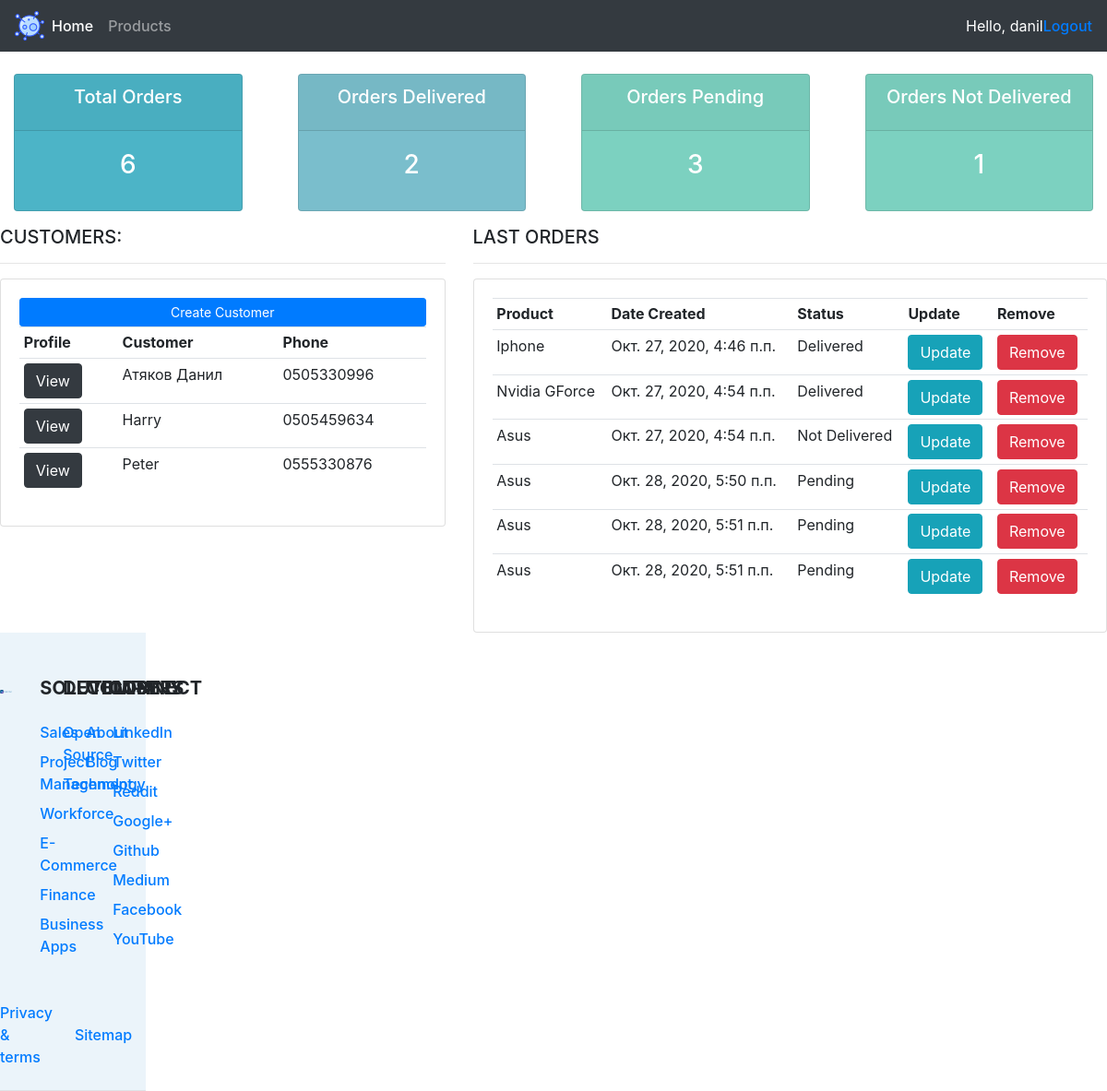
The app's page / (signed in), older data.
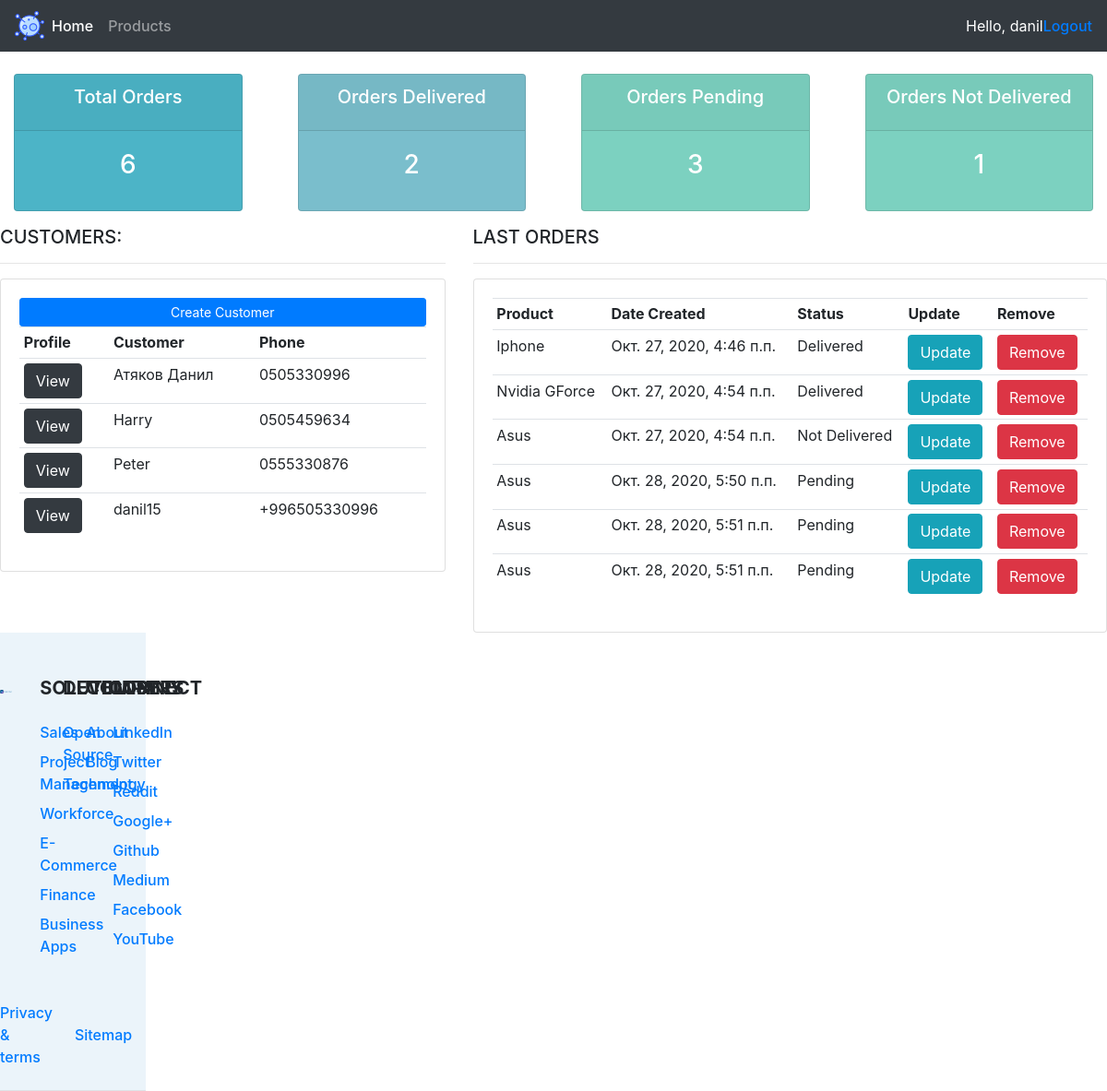
The same page, newer data.
### store/models.py (models this page shows, shortened)
class Customer(models.Model):
    user = models.OneToOneField(User,null=True,blank=True,on_delete=models.CASCADE)
    full_name = models.CharField(max_length=200,null=True)
    email = models.CharField(max_length=200,null=True)
    address = models.CharField(max_length=200,null=True)
    telephone = models.CharField(max_length=200,null=True)
    image_field = models.ImageField(null=True,blank=True,default='default_image.jpg')
    github_link = models.CharField(null=True,blank=True,max_length=100)
    insta_link = models.CharField(null=True, blank=True,max_length=100)
    twitter_link = models.CharField(null=True, blank=True,max_length=100)
    facebook_link = models.CharField(null=True, blank=True,max_length=100)

class Order(models.Model):
    STATUS = (
        ('Pending','Pending'),
        ('Delivered', 'Delivered'),
        ('Not Delivered', 'Not Delivered'),
    )
    customer = models.ForeignKey(Customer,null=True,on_delete=models.SET_NULL)
    product = models.ForeignKey(Product,null=True,on_delete=models.SET_NULL)
    date_created = models.DateTimeField(auto_now_add=True)
    status = models.CharField(max_length=200,null=True,choices=STATUS)

class Product(models.Model):
    CATEGORY = (
        ('Телефон','Телефон'),
        ('Компьютер', 'Компьютер'),
        ('Видеокарта', 'Видеокарта'),
        ('Жесткий диск','Жесткий диск'),
    )
    name = models.CharField(max_length=50,null=True)
    price = models.FloatField(null=True)
    category = models.CharField(max_length=50,null=True,choices=CATEGORY)
    description = models.CharField(max_length=50,null=True,blank=True)
    date_created = models.DateTimeField(auto_now_add=True,null=True)
    tag = models.ManyToManyField(Tag,null=True)
    def __str__(self):
        return self.name

### store/decorators.py (the view)
    def wrapped(request,*args,**kwargs):
        group = None
        if request.user.groups.exists():
            group = request.user.groups.all()[0].name
        if group == 'customer':
            return redirect('user')
        if group == 'manager':
            return view_func(request,*args,**kwargs)

### store/views.py (called while the page is built)
@login_required(login_url='login')
@admin_only
def home_page(request):
    orders_count = Order.objects.all().count()
    delivered = Order.objects.filter(status='Delivered').count()
    pending = Order.objects.filter(status='Pending').count()
    not_delivered = Order.objects.filter(status='Not Delivered').count()
    customers = Customer.objects.all()
    orders = Order.objects.all()
    context = {'customers':customers,'orders':orders,'orders_count':orders_count,
               'delivered':delivered,'pending':pending,'not_delivered':not_delivered}
    return render(request,'store/home.html',context)

### store/templates/store/home.html
{% extends 'store/main.html' %}
{% block content %}
{% include 'store/status.html' %}
<div class="row">
	<div class="col-md-5">
		<h5>CUSTOMERS:</h5>
		<hr>
		<div class="card card-body">
			<a class="btn btn-primary  btn-sm btn-block" href="">Create Customer</a>
			<table class="table table-sm">
				<tr>
					<th>Profile</th>
					<th>Customer</th>
					<th>Phone</th>
				</tr>
					{% for customer in customers %}
						<tr>
							<td><a class="btn btn-dark" href="{% url 'customer' customer.id %}">View</a> </td>
							<td>{{ customer.full_name }}</td>
							<td>{{ customer.telephone }}</td>
						</tr>
					{% endfor %}
			</table>
		</div>
	</div>
	<div class="col-md-7">
		<h5>LAST ORDERS</h5>
		<hr>
		<div class="card card-body">
			<table class="table table-sm">
				<tr>
					<th>Product</th>
					<th>Date Created</th>
					<th>Status</th>
					<th>Update</th>
					<th>Remove</th>
				</tr>
					{% for order in orders %}
						<tr>
							<td>{{ order.product }}</td>
							<td>{{ order.date_created }}</td>
							<td>{{ order.status }}</td>
							<td><a class="btn btn-info" href="{% url 'update_order' order.id %}">Update</a> </td>
							<td><a class="btn btn-danger" href="{% url 'delete_order' order.id %}">Remove</a></td>
						</tr>
					{% endfor %}
			</table>
		</div>
	</div>
{% endblock %}

Row changes from the older to the newer data that the page shows:
added Customer: full_name "danil15", telephone "+996505330996"
